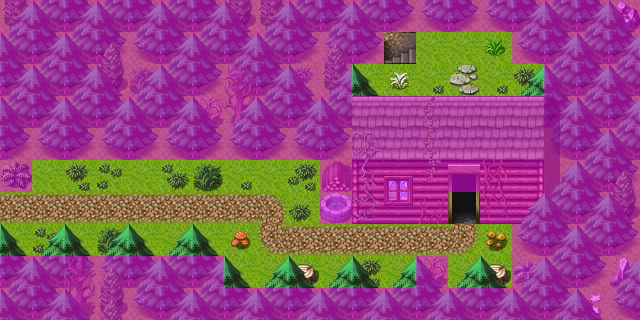

A level layout from a 2D game, rendered from its tile map. Below: a short description, then the map file with tile-grid data replaced by summaries:
An orthogonal 20x10 tile map with 32x32 px tiles, 4 tile layers (Ground, Objects, Above, Walkable), 13 tilesets and 5 objects (4x mapchange, spawn).

<map version="1.0" orientation="orthogonal" width="20" height="10" tilewidth="32" tileheight="32">
    <tileset firstgid="1" name="map_6" tilewidth="32" tileheight="32">
        <image source="../drawable/map_6.png" width="256" height="256" />
    </tileset>
    <tileset firstgid="65" name="map_17" tilewidth="32" tileheight="32">
        <image source="../drawable/map_17.png" width="256" height="256" />
    </tileset>
    <tileset firstgid="129" name="map_18" tilewidth="32" tileheight="32">
        <image source="../drawable/map_18.png" width="256" height="256" />
    </tileset>
    <tileset firstgid="193" name="map_7" tilewidth="32" tileheight="32">
        <image source="../drawable/map_7.png" width="256" height="256" />
    </tileset>
    <tileset firstgid="257" name="map_5" tilewidth="32" tileheight="32">
        <image source="../drawable/map_5.png" width="256" height="256" />
    </tileset>
    <tileset firstgid="321" name="map_4" tilewidth="32" tileheight="32">
        <image source="../drawable/map_4.png" width="256" height="256" />
    </tileset>
    <tileset firstgid="385" name="map_10" tilewidth="32" tileheight="32">
        <image source="../drawable/map_10.png" width="256" height="256" />
    </tileset>
    <tileset firstgid="449" name="map_9" tilewidth="32" tileheight="32">
        <image source="../drawable/map_9.png" width="256" height="256" />
    </tileset>
    <tileset firstgid="513" name="map_0" tilewidth="32" tileheight="32">
        <image source="../drawable/map_0.png" width="256" height="256" />
    </tileset>
    <tileset firstgid="577" name="map_8" tilewidth="32" tileheight="32">
        <image source="../drawable/map_8.png" width="256" height="256" />
    </tileset>
    <tileset firstgid="641" name="map_13" tilewidth="32" tileheight="32">
        <image source="../drawable/map_13.png" width="256" height="256" />
    </tileset>
    <tileset firstgid="705" name="map_3" tilewidth="32" tileheight="32">
        <image source="../drawable/map_3.png" width="256" height="256" />
    </tileset>
    <tileset firstgid="769" name="map_2" tilewidth="32" tileheight="32">
        <image source="../drawable/map_2.png" width="256" height="256" />
    </tileset>
    <layer name="Ground" width="20" height="10">
        <data>[200 cells, 199 non-empty, 11 distinct tile ids]</data>
    </layer>
    <layer name="Objects" width="20" height="10">
        <data>[200 cells, 176 non-empty, 50 distinct tile ids]</data>
    </layer>
    <layer name="Above" width="20" height="10">
        <data>[200 cells, 56 non-empty, 9 distinct tile ids]</data>
    </layer>
    <layer name="Walkable" width="20" height="10">
        <data>[200 cells, 146 non-empty, 1 distinct tile ids]</data>
    </layer>
    <objectgroup name="Mapevents" visible="0">
        <object name="house_entrance" type="mapchange" x="448" y="192" width="32" height="32">
            <properties>
                <property name="map" value="bogsten1" />
                <property name="place" value="exit_south" />
            </properties>
        </object>
        <object name="backyard_entrance" type="mapchange" x="448" y="64" width="32" height="32">
            <properties>
                <property name="map" value="bogsten1" />
                <property name="place" value="exit_north" />
            </properties>
        </object>
        <object name="west" type="mapchange" x="0" y="192" width="32" height="64">
            <properties>
                <property name="map" value="bogsten5" />
                <property name="place" value="east" />
            </properties>
        </object>
        <object name="cave_entrance" type="mapchange" x="384" y="32" width="32" height="32">
            <properties>
                <property name="map" value="bogsten2" />
                <property name="place" value="exit" />
            </properties>
        </object>
    </objectgroup>
    <objectgroup name="Spawn" visible="0">
        <object name="forestwasp" type="spawn" x="64" y="160" width="352" height="128">
            <properties>
                <property name="spawngroup" value="forestwasp" />
            </properties>
        </object>
    </objectgroup>
    <objectgroup name="Keys" />
    <objectgroup name="Replace" />
</map>
